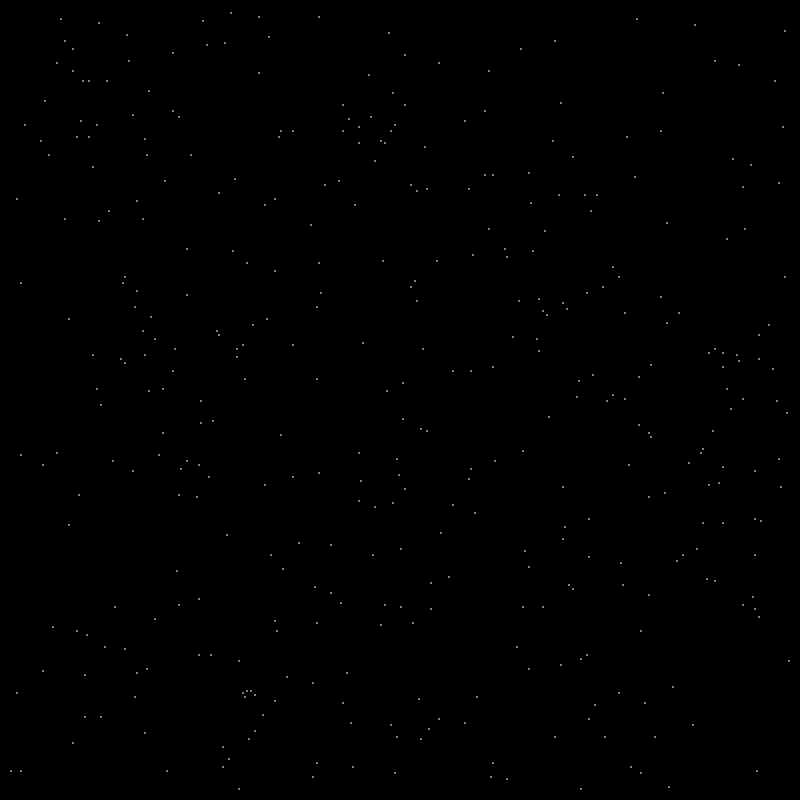
Frame 1 (no input)
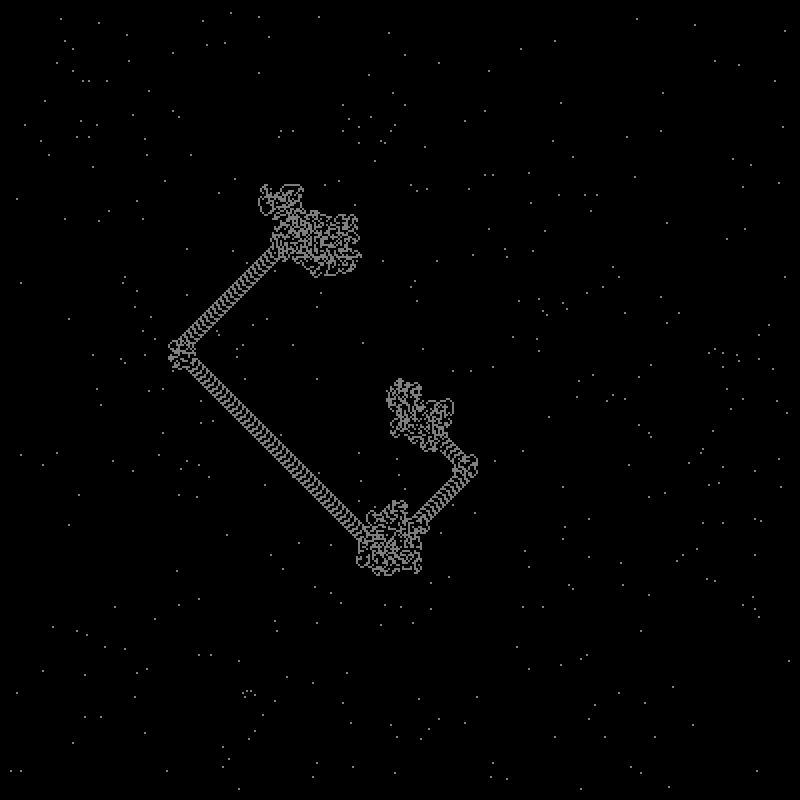
Frame 60 (the mouse pressed at the canvas centre just before this capture)
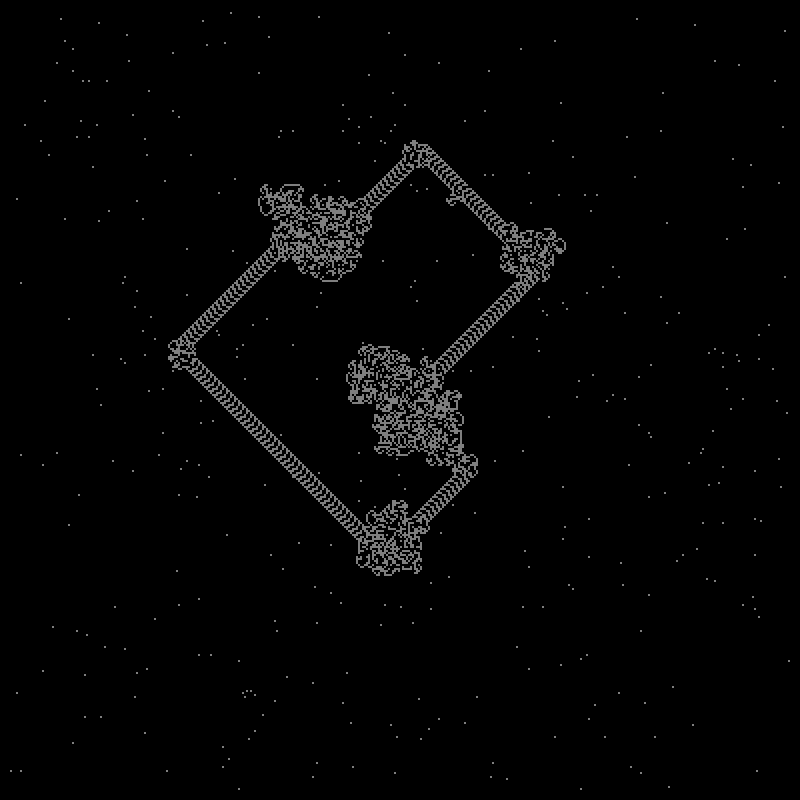
Frame 120 (the mouse held since frame 60 and released just before this capture)

The Processing sketch that drew these frames (run headless with seeded random() and noise(); from frame 60 on, the mouse is pressed at the canvas centre):

// Processing sketch: antTurtleRule
// ── antTurtleRule.pde
// arrays in processing
// declare, create array (how long is it),initalize and use
// declae name and type


int [][] grid;
int cols;
int rows;
int sz;

float intheta =0; // turtles heading
PVector greg; //

void setup() {
  size(800, 800);
  sz = 2;
  cols = int(width/sz);
  rows = int(height/sz);
  noStroke();
  grid = new int[rows][cols];
  //rndGrid();
  // set the ant in the center
  greg = new PVector(cols/2, rows/2); // pvector is(x,y) array is[y][x]
  rndGrid(); // randmom points with which to collide
}

void draw() {
  showGrid();
  

  for (int t = 0; t<500; t++) {
    // check state
    //println(greg.x,greg.y, intheta);
    int state = grid[int(greg.y)][int(greg.x)];  // just recast as ints
    // check rules
    //At a white square, turn 90° clockwise, flip the color of the square, move forward one unit
    if (state == 0 ) {
      // turn clockwise
      right();
      // flip the color
       
      grid[floor(greg.y)][floor(greg.x)] = 1;
      // move forward
      
      forward();
    } else if (state == 1) {  //At a black square, turn 90° counter-clockwise, flip the color of the square, move forward one unit
      // turn counter
      left();
      // flip the color
       
      grid[floor(greg.y)][floor(greg.x)] = 0;
      // move forward
      
      forward();
    }
  }
}



// simple turtle functions forward() only 1 right() left()
void forward() {



  float x2 = greg.x +1 *cos(radians(intheta));
  float y2 = greg.y +1 *sin(radians(intheta));
  
  // the math works out and divides evenly only need to recast as ints

  // set the x and y to new position



  greg.x = (x2); // I was flooring it twice and made a problem
  greg.y = (y2);
  
  // make it on a torus
  greg.x = ((greg.x+cols)%cols);
  greg.y = ((greg.y+rows)%rows);

  
   
}



void right() {
  intheta -= 90;
  intheta = intheta%360;
}

void left() {
  intheta += 90;
  intheta = intheta%360;
}







void showGrid() {
  for (int j =0; j < rows; j++) {
    for (int i =0; i < cols; i++) {
      // set color
      fill(grid[j][i]*127);
      rect(i*sz, j*sz, sz, sz); // whoops!! this is standard x, y
    }
  }
}



void rndGrid() {
  for (int j =5; j < rows-5; j++) {
    for (int i =5; i < cols-5; i++) {
      
      if (floor(random(400))== 1){
      // set points for collision
      grid[j][i] = 1;
      //grid[j+3][i+1]=1;
      //grid[j][i+5]=1;
      }
    }
  }
}
